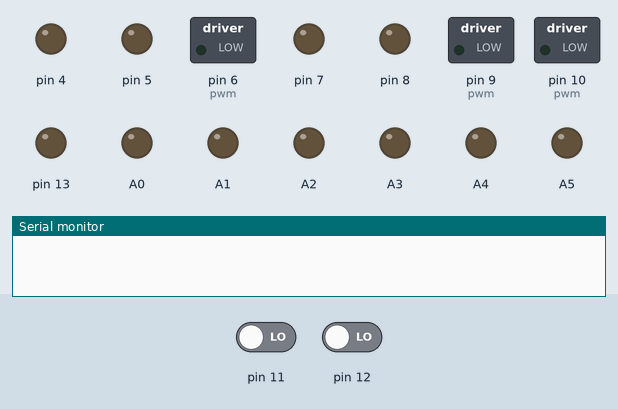
The sketch below on a simulated Arduino Uno, built with avr-gcc and run on an emulated ATmega328P. Shown: switched loads named in the sketch (green lamp = pin HIGH), output pins drawn as LEDs (lit = HIGH), the last lines printed to the serial monitor. Inputs (shaded band) come from the test bench; at power-on: pin 11 LOW, pin 12 LOW. The audio player accepts every command and is not drawn.

Above: at 0.05 s.
At 3.55 s:
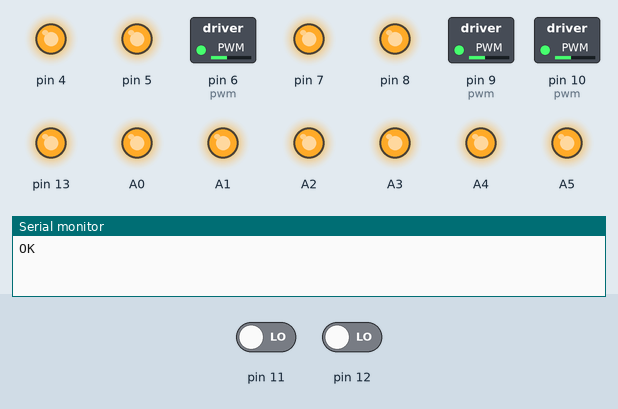
Timing chart, 0 to 6.0 s (numbered marks = the images above):
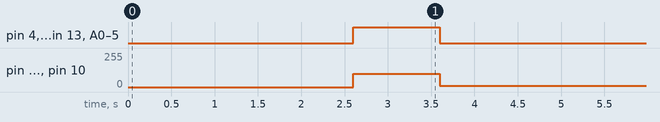

The sketch:

test_pin.ino
```cpp
#include "SoftwareSerial.h"
#include "DFRobotDFPlayerMini.h"

// Use pins 2 and 3 to communicate with DFPlayer Mini
static const uint8_t PIN_MP3_TX = 2; // Connects to module's RX
static const uint8_t PIN_MP3_RX = 3; // Connects to module's TX
SoftwareSerial softwareSerial(PIN_MP3_RX, PIN_MP3_TX);

// Create the Player object
DFRobotDFPlayerMini player;

void setup() {
    pinMode(A0, OUTPUT);
    pinMode(A1, OUTPUT);
    pinMode(A2, OUTPUT);
    pinMode(A3, OUTPUT);

    pinMode(A4, OUTPUT);
    pinMode(A5, OUTPUT);

    pinMode(12, INPUT);
    pinMode(11, INPUT);

    pinMode(4, OUTPUT);
    pinMode(5, OUTPUT);
    pinMode(6, OUTPUT); //pwm
    pinMode(7, OUTPUT);
    pinMode(8, OUTPUT);
    pinMode(9, OUTPUT); //pwm
    pinMode(10, OUTPUT); //pwm
    pinMode(13, OUTPUT);

    Serial.begin(9600);
    softwareSerial.begin(9600);

}

void loop() {

  if (player.begin(softwareSerial)) {
      Serial.println("OK");
      player.volume(100);
      player.play(3);
      delay(2000);
      player.next();
    }
  else {
      Serial.println("Connecting to DFPlayer Mini failed!");
  }
  player.next();
  digitalWrite(A0, HIGH);
  digitalWrite(A1, HIGH);
  digitalWrite(A2, HIGH);
  digitalWrite(A3, HIGH);

  digitalWrite(A4, HIGH);
  digitalWrite(A5, HIGH);

  digitalWrite(4, HIGH);
  digitalWrite(5, HIGH);
  analogWrite(6, 100);
  digitalWrite(7, HIGH);
  digitalWrite(8, HIGH);
  analogWrite(9, 100);
  analogWrite(10, 100);
  digitalWrite(13, HIGH);

  delay(1000);

  digitalWrite(A0, LOW);
  digitalWrite(A1, LOW);
  digitalWrite(A2, LOW);
  digitalWrite(A3, LOW);

  digitalWrite(A4, LOW);
  digitalWrite(A5, LOW);

  digitalWrite(4, LOW);
  digitalWrite(5, LOW);
  analogWrite(6, 10);
  digitalWrite(7, LOW);
  digitalWrite(8, LOW);
  analogWrite(9, 10);
  analogWrite(10, 10);
  digitalWrite(13, LOW);
  delay(1000);

  Serial.print(digitalRead(11));
  Serial.print("    ");
  Serial.println(digitalRead(12));
}
```

Measured:
- by itself, pin 4, pin 5, pin 7, pin 8, pin 13, A0–5: alternates HIGH for 1.0 s and LOW for 3.6 s
- by itself, pin 6 (pwm), pin 9 (pwm), pin 10 (pwm): alternates 100/255 for 1.0 s and 10/255 for 3.6 s
